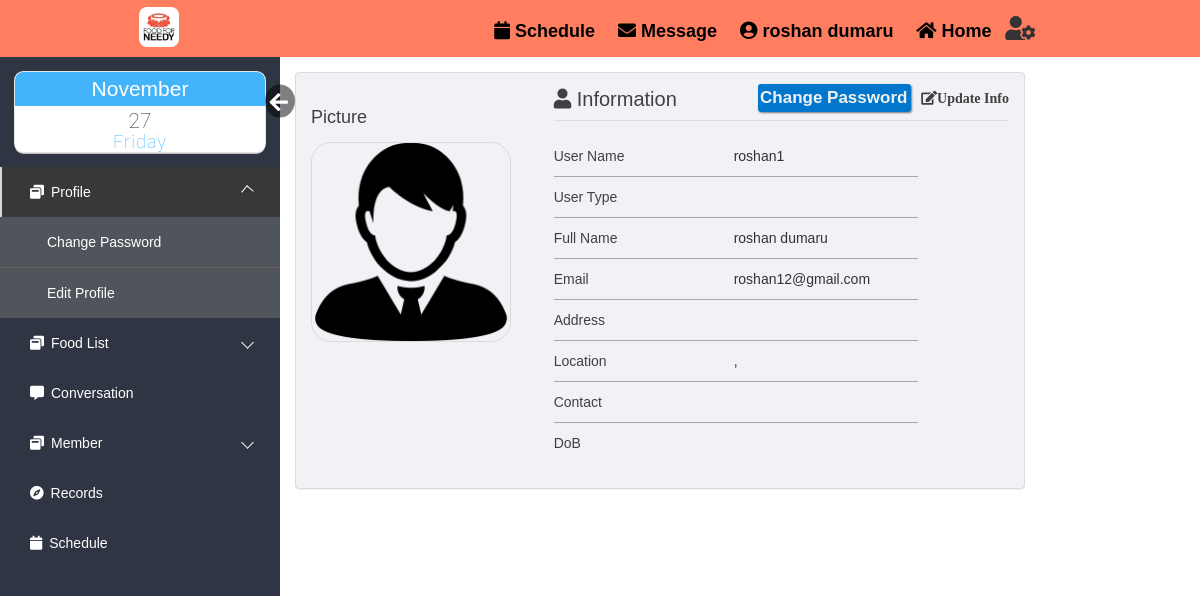
Page /html/editprofile.php (signed in) on the committed database.
### tables this page shows
CREATE TABLE `register` (
  `reg_id` int(10) UNSIGNED NOT NULL,
  `username` varchar(20) NOT NULL,
  `pic` varchar(255) DEFAULT NULL,
  `user_type` varchar(20) DEFAULT NULL,
  `firstname` varchar(20) NOT NULL,
  `lastname` varchar(20) NOT NULL,
  `email` varchar(40) DEFAULT NULL,
  `location` varchar(30) DEFAULT NULL,
  `lan` float DEFAULT NULL,
  `log` float DEFAULT NULL,
  `contact` text DEFAULT NULL COMMENT 'Contact No',
  `dob` date DEFAULT NULL,
  `created_at` timestamp NOT NULL DEFAULT current_timestamp(),
  `updated_at` datetime DEFAULT NULL ON UPDATE current_timestamp(),
  `password` varchar(40) NOT NULL,
  `secret_key` varchar(6) DEFAULT NULL,
  `verified` tinyint(1) NOT NULL DEFAULT 0,
  `verifiedby_id` int(6) NOT NULL DEFAULT 0 COMMENT 'Verified By',
  `remark` varchar(50) DEFAULT NULL,
  `status` tinyint(4) DEFAULT 1,
  `code` varchar(10) DEFAULT NULL
);

### html/editprofile.php (the view, shortened to what this page needs)
<!DOCTYPE html>
<html lang="en">
<head>
    <link rel="stylesheet" href="https://maxcdn.bootstrapcdn.com/bootstrap/3.3.6/css/bootstrap.min.css">
    <link rel="stylesheet" href="https://maxcdn.bootstrapcdn.com/font-awesome/4.6.3/css/font-awesome.min.css">
    <link rel="stylesheet" href="css/loginindex.css">
    <link rel="stylesheet" href="css/editprofile.css">
    <link rel="stylesheet" href="css/index.css">
    <link rel="stylesheet" href="https://use.fontawesome.com/releases/v5.3.1/css/all.css">
    <link rel="stylesheet" href="css/datetime.css">
</head>
<body>
    <div class="body_wrapper">
        <div class="container">
            <div class="col-md-8 col-sm-9">
                <div class="panel profile-panel">
                    <div class="panel-body">
                        <div class="row">
                            <div class="col-md-4">
                                <div class="profile-details">
                                    <?php
                                        $id=$_SESSION['reg_id'];
                                    $sql = "SELECT * from `register` WHERE `reg_id`='$id'";
                                    require_once("DBConnect.php");
                                    $result = mysqli_query($conn, $sql);
                                    $row = mysqli_fetch_assoc($result);
                                        ?>
                            <form action="editprofile.php" method="POST" enctype="multipart/form-data">
                                    <h2>Picture</h2>
                                    <img id="outputs" src="files/<?php if($row["pic"]==null){echo 'user.png';}else{ echo $row["pic"];}?>" width="200" style="border-radius:10%">
                                </div>
                            </div>
                            <div class="col-md-8">
                                <div class="profile-block">
                                    <header class="profile-header">
                                        <h2><i class="fa fa-user"></i> Information</h2>
                                        <ul class="actions">
                                            <li class="dropdown">
                                            <a class="input-fil" id="input-fil" href="changepassword.php"> <label for="file-inputs">Change Password</label> </a>
                                                <a href="#" data-toggle="dropdown">
                                                <i class="fa fa-pencil-square-o">Update Info</i>
                                                </a>
                                            </li>
                                        </ul>
                                    </header>
                                    <div class="profile-body">
                                        <div class="profile-view">
                                        <dl class="dl-horizontal">
                                                <dt>User Name</dt>
                                                <dd><?php echo $row["username"];?></dd>
                                            </dl>
                                            <hr class="blackLine">
                                            <dl class="dl-horizontal">
                                                <dt>User Type</dt>
                                                <dd><?php echo $row["user_type"];?></dd>
                                            </dl>
                                            <hr class="blackLine">
                                            <dl class="dl-horizontal">
                                                <dt>Full Name</dt>
                                                <dd><?php echo $row["firstname"]." ".$row["lastname"];?></dd>
                                            </dl>
                                            <hr class="blackLine">
                                            <dl class="dl-horizontal">
                                                <dt>Email</dt>
                                                <dd><?php echo $row["email"];?></dd>
                                            </dl>
                                            <hr class="blackLine">
                                            <dl class="dl-horizontal">
                                                <dt>Address</dt>
                                                <dd><?php echo $row["location"];?></dd>
                                            </dl>
                                            <hr class="blackLine">
                                            <dl class="dl-horizontal">
                                                <dt>Location</dt>
                                                <dd><?php echo $row["lan"]." , ".$row["log"];?></dd>
                                            </dl>
                                            <hr class="blackLine">
                                            <dl class="dl-horizontal">
                                                <dt>Contact</dt>
                                                <dd><?php echo $row["contact"];?></dd>
                                            </dl>
                                            <hr class="blackLine">
                                            <dl class="dl-horizontal">
                                                <dt>DoB</dt>
                                                <dd><?php echo $row["dob"];?></dd>
                                            </dl>
                                        </div>
                                    </div>
                                </div>
                            </div>
                        </div>
                    </div>
                </div>
            </div>
        </div>
    </div>
</body>
</html>

### html/css/loginindex.css (style rules this page uses)
* { margin: 0; padding: 0; font-family: sans-serif; list-style: none; text-decoration: none; }
.me #hide, .me #show { position: absolute; transform: scale(1.5); right: -60px; bottom: 40px; width: 20px; padding-top: 2px; padding-left: 3px; color: #FFF; border-radius: 0%; border-style: initial; border-radius: 50%; background: rgba(0, 0, 0, 0.5); }
#mySidebar { transition: 0.4s; }

### html/css/editprofile.css (style rules this page uses)
.sidemenu { float: left; }
.me { position: relative; width: calc(100% - 50px); height: 85px; padding: 15px 25px; margin-bottom: 15px; }
.profile-panel { margin-top: 2%; border: 1px solid #dcdadb; background-color: #f1f2f6; }
#outputs { border: 1px solid #dcdadb }
.profile-panel .panel-body { padding-left: 10; padding-right: 10; }
.profile-panel .panel-body:after { content: ""; display: table; clear: both; }
.profile-panel .panel-body h2 { margin: 0; font-weight: 100; font-size: 20px; color: #404040; }
.profile-panel .panel-body header { margin-bottom: 25px; }
.profile-panel .panel-body .profile-details h2 { margin-top: 20px; margin-bottom: 15px; font-size: 18px; color: #404040; }
.profile-panel .panel-body .profile-block { position: relative; }
.profile-panel .panel-body .profile-block .profile-header h2 { border-bottom: 1px solid #ddd; padding-bottom: 10px; color: #404040; }
.profile-panel .panel-body ul { list-style: none; padding-left: 0; }
.profile-panel .panel-body ul.actions { position: absolute; top: -2px; right: 0; }
.profile-panel .panel-body ul.actions i { color: #404040; }
.profile-panel .panel-body dt { font-weight: normal; color: #404040; }
@media screen and (min-width: 1025px) { .profile-panel .panel-body .dl-horizontal dt { text-align: left; } }
.navbars { display: flex; flex-direction: row; flex-wrap: wrap-reverse; font-size: 1.1rem; justify-content: space-around; background-color: #ff7e5f; display: flex; align-items: center; z-index: 0; padding: 10px 0; }
.navbars1 { display: flex; flex-direction: row-reverse; flex-wrap: wrap-reverse; font-size: 1.1rem; }
.navbars a { text-decoration: none; color: black; border-radius: 8%; font-size: 18px; font-family: 'Franklin Gothic Medium', 'Arial Narrow', Arial, sans-serif; padding: 6px; }
.navbars .nav1 a, .navbars .nav2 a, .navbars .nav4 a { font-weight: 700; border: 1px solid transparent; }
.navbars>div { margin-left: -20px; margin-right: 1%; margin-top: 6px; text-align: center; font-size: 0.8rem; z-index: 999; }
.navbars .nav3, .navbars .nav0 { margin-top: -3px; cursor: pointer; position: relative; z-index: 3; }

### html/css/index.css (style rules this page uses)
*, *::after, *::before { padding: 0px; margin: 0px; box-sizing: border-box; }
body { font-family: "Quicksand", "SolaimanLipi", sans-serif; font-size: 14px; }
hr.blackLine { border-color: #ada9a9; margin-top: -10px; margin-bottom: 10px; width: 80%; }
.body_wrapper { width: 100%; height: 100%; background: #ffffff; overflow: hidden; }
.sidemenu { float: left; width: 280px; height: calc(100vh - 10px); z-index: 100; background: #2f3542; scrollbar-width: none; padding: 10px 0; }
.sidemenu>ul { background: #2f3542; }
.sidemenu>ul>li>a { display: block; position: relative; color: #fff; text-decoration: none; padding: 15px 30px; background: rgba(87, 83, 83, 0.01); }
.sidemenu>ul>li>a>span { margin-right: 7px; }
.sidemenu>ul>li.active>a { background: #383838; color: #ffffff; }
.sidemenu>ul>li.active>a::before { display: block; position: absolute; content: ""; height: 100%; left: 0; top: 0; width: 2px; background-color: #d6d6d6; }
.sidemenu>ul>li>ul>li+li { border-top: 1px solid #695f5f; }
.sidemenu>ul>li>ul>li>a { text-decoration: none; display: block; width: 100%; color: #fff; padding: 15px; background: #50555c; padding-left: 40px; }
.sidemenu>ul>li>ul>li>a>span { margin-right: 7px; }
.sidemenu>ul>.dropdown>a { position: relative; display: block; }
.sidemenu>ul>.dropdown>a::after { content: ""; position: absolute; top: 40%; right: 10%; display: block; height: 9px; width: 9px; border-left: 1px solid #fff; border-bottom: 1px solid #fff; transition: 0.5s; transform: rotate(-45deg); }
.sidemenu>ul>.dropdown>ul { overflow: hidden; transform: 0.3s; transition: 0.3s; height: 0px; }
.sidemenu>ul>.dropdown-open>a { background: #49415482; }
.sidemenu>ul>.dropdown-open>a::after { transform: rotate(130deg); }
.sidemenu>ul>.dropdown-open>ul { transition: all 0.2s; }

### rows in the picture
register: username "roshan1", firstname "roshan", lastname "dumaru", email "roshan12@gmail.com"
